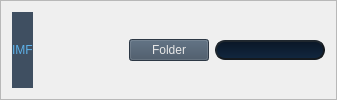
       <widget class="QFrame" name="frame">
        <property name="styleSheet">
         <string notr="true">QFrame#frame{background-color: rgb(63, 79, 97);
}</string>
        </property>
        <property name="frameShape">
         <enum>QFrame::StyledPanel</enum>
        </property>
        <property name="frameShadow">
         <enum>QFrame::Raised</enum>
        </property>
        <layout class="QHBoxLayout" name="horizontalLayout_2">
         <item>
          <layout class="QHBoxLayout" name="horizontalLayout">
           <item>
            <widget class="QLabel" name="label_4">
             <property name="styleSheet">
              <string notr="true">background-color: rgb(63, 79, 97);

font: 25 15pt &quot;Microsoft YaHei UI Light&quot;;
color: rgb(93, 176, 232);</string>
             </property>
             <property name="text">
              <string>IMF</string>
             </property>
            </widget>
           </item>
           <item>
            <spacer name="horizontalSpacer_9">
             <property name="orientation">
              <enum>Qt::Horizontal</enum>
             </property>
             <property name="sizeType">
              <enum>QSizePolicy::Fixed</enum>
             </property>
             <property name="sizeHint" stdset="0">
              <size>
               <width>90</width>
               <height>20</height>
              </size>
             </property>
            </spacer>
           </item>
           <item>
            <widget class="QPushButton" name="button_browse">
             <property name="styleSheet">
              <string notr="true">background-color: rgb(63, 79, 97);
font: 12pt &quot;Microsoft YaHei UI Light&quot;;
color: rgb(231, 231, 231);</string>
             </property>
             <property name="text">
              <string>Folder</string>
             </property>
            </widget>
           </item>
           <item>
            <widget class="QLineEdit" name="folder_path_line_edit">
             <property name="styleSheet">
              <string notr="true">font: 8pt  &quot;Microsoft YaHei UI Light&quot;;
color: rgb(222, 222, 222);
background-color: qlineargradient(spread:pad, x1:0, y1:1, x2:0, y2:0, stop:0 rgb(18, 39, 64), stop:1 rgb(10, 23, 38));
border-style:outset;
border-width:1.5px;
border-color: rgb(21, 26, 31);
border-radius:10px;</string>
             </property>
            </widget>
           </item>
          </layout>
         </item>
        </layout>
       </widget>
